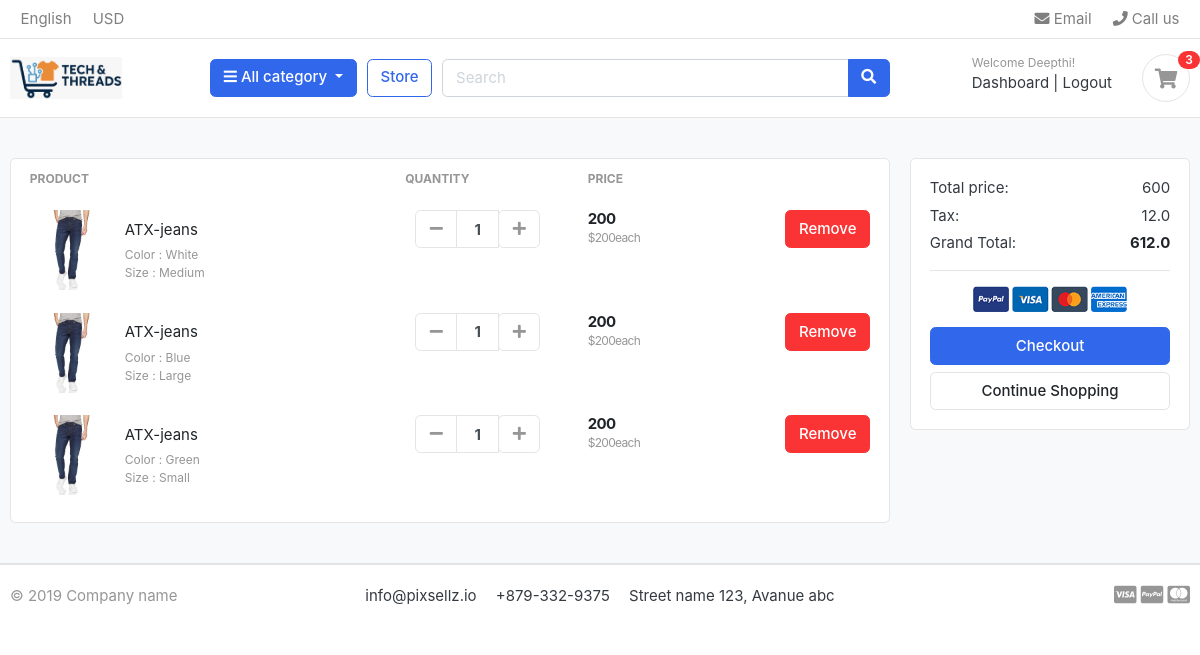
Page /cart/ (signed in) on the earlier database version.
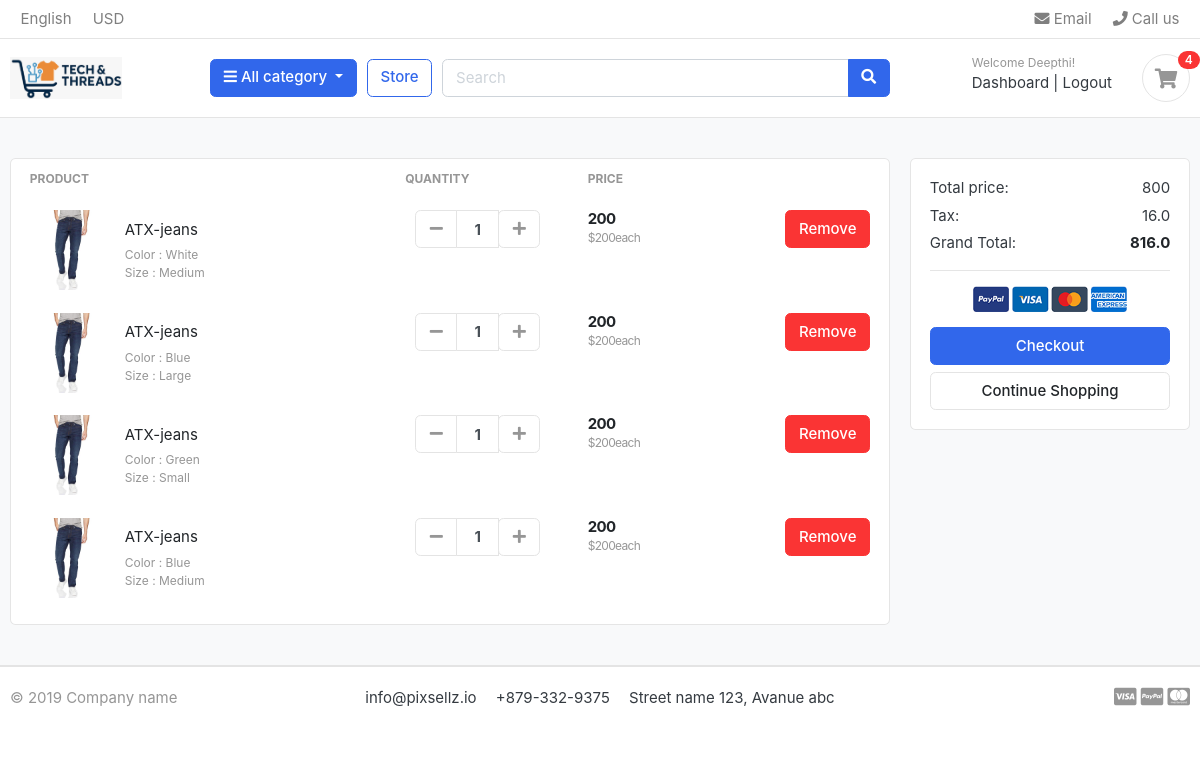
Same page on the later database version.
### carts/models.py (models this page shows, shortened)
class CartItem(models.Model):
    user       = models.ForeignKey(Account, on_delete=models.CASCADE, null=True)
    product    = models.ForeignKey(Product, on_delete=models.CASCADE)
    variations = models.ManyToManyField(Variation, blank=True)
    cart       = models.ForeignKey(Cart, on_delete=models.CASCADE, null=True)
    quantity   = models.IntegerField()
    is_active  = models.BooleanField(default=True)
    def sub_total(self):
        return self.product.price * self.quantity

### store/models.py (models this page shows, shortened)
class Product(models.Model):
    product_name        = models.CharField(max_length=200, unique=True)
    slug                = models.SlugField(max_length=200, unique=True)
    description         = models.TextField(max_length=500, blank=True)
    price               = models.IntegerField()
    images              = models.ImageField(upload_to='photos/products')
    stock               = models.IntegerField()
    is_available        = models.BooleanField(default=True)
    category            = models.ForeignKey(Category, on_delete=models.CASCADE)
    created_date        = models.DateTimeField(auto_now_add=True)
    modified_date       = models.DateTimeField(auto_now=True)
    def get_url(self):
        return reverse('product_detail',args=[self.category.slug, self.slug])

class Variation(models.Model):
    product = models.ForeignKey(Product, on_delete=models.CASCADE)
    variation_category= models.CharField(max_length=100, choices=variation_category_choice)
    variation_value   = models.CharField(max_length=100)
    is_active         = models.BooleanField(default=True)
    created_date      = models.DateTimeField(auto_now=True)
    objects= VariationManager()

### carts/views.py (the view)
# urls.py: path('', views.cart, name='cart'),
def cart(request, total=0, quantity=0, cart_items= None ):
    try:
        tax = 0
        grand_total = 0
        if request.user.is_authenticated:
            cart_items = CartItem.objects.filter(user=request.user, is_active= True)
        else:
            cart = Cart.objects.get(cart_id= _cart_id(request))
            cart_items = CartItem.objects.filter(cart=cart, is_active= True)
        for cart_item in cart_items:
            total += (cart_item.product.price * cart_item.quantity)
            quantity += cart_item.quantity
        tax = (2 * total)/100
        grand_total = total + tax
    except ObjectDoesNotExist:
        pass   #just ignore
    context={
        'total' : total,
        'quantity' : quantity,
        'cart_items' : cart_items,
        'tax'         : tax ,
        'grand_total'  : grand_total,
        }
    return render(request, 'store/cart.html',context)

### carts/context_processors.py (called while the page is built)
def counter(request):
    cart_count = 0
    if 'admin' in request.path:
        return{}
    else:
        try:
            cart = Cart.objects.filter(cart_id=_cart_id(request))
            if request.user.is_authenticated:
               cart_items = CartItem.objects.all().filter(user=request.user)
            else:
               cart_items = CartItem.objects.all().filter(cart=cart[:1])
            for cart_item in cart_items:
                cart_count += cart_item.quantity
        except Cart.DoesNotExist:
            cart_count = 0
    return dict(cart_count=cart_count)

### carts/views.py (called while the page is built)
def _cart_id(request):
    cart= request.session.session_key
    if not cart:
        cart= request.session.create()
    return cart

### category/context_processors.py (called while the page is built)
def menu_links(request):
    links= Category.objects.all()
    return dict(links=links)

### category/models.py (called while the page is built)
    def get_url(self):
            return reverse('products_by_category', args=[self.slug])

### templates/store/cart.html (shortened to what this page needs)
{% extends 'base.html' %}
{% load static %}
{% block content %}
<section class="section-content padding-y bg">
<div class="container">
{% if not cart_items %}
<h2 class="text-center"> Your Shopping Cart is Empty </h2>
<br>
<div class= "text-center">
    <a href="{% url 'store' %}" class="btn btn-primary"> Continue Shopping </a>
</div>
{% else %}
<div class="row">
	<aside class="col-lg-9">
<div class="card">
<table class="table table-borderless table-shopping-cart">
<thead class="text-muted">
<tr class="small text-uppercase">
  <th scope="col">Product</th>
  <th scope="col" width="120">Quantity</th>
  <th scope="col" width="120">Price</th>
  <th scope="col" class="text-right" width="200"> </th>
</tr>
</thead>
<tbody>
{% for cart_item in cart_items %}
<tr>
	<td>
		<figure class="itemside align-items-center">
			<div class="aside"><img src="{{ cart_item.product.images.url }}" class="img-sm"></div>
			<figcaption class="info">
				<a href="{{ cart_item.product.get_url }}" class="title text-dark">{{ cart_item.product.product_name }}</a>
				<p class="text-muted small">
					{% if cart_item.variations.all %}
                      {% for item in cart_item.variations.all %}
                         {{ item.variation_category | capfirst }} : {{ item.variation_value | capfirst }}<br>
					  {% endfor %}
					{% endif %}
				</p>
			</figcaption>
		</figure>
	</td>
	<td>
					<div class="col">
						<div class="input-group input-spinner">
							<div class="input-group-prepend">
							<a href ="{% url 'remove_cart' cart_item.product.id cart_item.id%}" class="btn btn-light" type="button" id="button-plus"> <i class="fa fa-minus"></i> </a>
							</div>
							<input type="text" class="form-control"  value="{{ cart_item.quantity }}">
							<div class="input-group-append">
								<form action= "{% url 'add_cart' cart_item.product.id %}" method="POST">
								  <button class="btn btn-light" type="submit" id="button-minus"> <i class="fa fa-plus"></i> </button>
								</form>
							</div>
						</div>
					</div>
	   </td>
	   <td>
		   <div class="price-wrap">
			   <var class="price">{{ cart_item.sub_total }}</var>
			   <small class="text-muted"> ${{ cart_item.product.price }}each</small>
		   </div>
	   </td>
	   <td class="text-right">
	   <a href ="{% url 'remove_cart_item' cart_item.product.id cart_item.id  %}" onclick="return confirm('Are you sure you want to delete this item?')" class="btn btn-danger"> Remove</a>
	   </td>
   </tr>
   {% endfor %}
   </tbody>
   </table>
   </div>
	   </aside>
	   <aside class="col-lg-3">
		   <div class="card">
		   <div class="card-body">
			   <dl class="dlist-align">
			     <dt>Total price:</dt>
			     <dd class="text-right">{{ total }}</dd>
			   </dl>
			   <dl class="dlist-align">
			     <dt>Tax:</dt>
			     <dd class="text-right">{{ tax }}</dd>
			   </dl>
			   <dl class="dlist-align">
			     <dt>Grand Total:</dt>
			     <dd class="text-right text-dark b"><strong>{{ grand_total }}</strong></dd>
			   </dl>
			   <hr>
			   <p class="text-center mb-3">
				<img src="{% static './images/misc/payments.png' %}" height="26">
			   </p>
			   <a href="{% url 'checkout' %}" class="btn btn-primary btn-block"> Checkout </a>
			   <a href="{% url 'store' %}" class="btn btn-light btn-block">Continue Shopping</a>
		   </div>
		   </div>
   </aside>
   </div>
   {% endif %}
   </div>
   </section>
   {% endblock %}

### templates/includes/navbar.html (shortened to what this page needs)
 {% load static  %}
 <header class="section-header">
<nav class="navbar p-md-0 navbar-expand-sm navbar-light border-bottom">
<div class="container">
  <div class="collapse navbar-collapse" id="navbarTop4">
    <ul class="navbar-nav mr-auto">
    	<li class="nav-item dropdown">
		 	<a href="#" class="nav-link">   English </a>
		</li>
		<li class="nav-item dropdown">
			<a href="#" class="nav-link"> USD </a>
		</li>
    </ul>
    <ul class="navbar-nav">
		<li><a href="#" class="nav-link"> <i class="fa fa-envelope"></i> Email </a></li>
		<li><a href="#" class="nav-link"> <i class="fa fa-phone"></i> Call us </a></li>
	</ul>
  </div>
</div>
</nav>
<section class="header-main border-bottom">
	<div class="container">
<div class="row align-items-center">
	<div class="col-lg-2 col-md-3 col-6">
		<a href="{% url 'home' %}" class="brand-wrap">
          <img class="logo" src="{% static 'images/logo1.jpeg' %}" alt="Logo" height="50">
        </a>
	</div>
	<div class="col-lg col-sm col-md col-6 flex-grow-0">
		<div class="category-wrap dropdown d-inline-block float-right">
			<button type="button" class="btn btn-primary dropdown-toggle" data-toggle="dropdown">
				<i class="fa fa-bars"></i> All category
			</button>
		</div>
	</div>
	<a href="{% url 'store' %}" class="btn btn-outline-primary">Store</a>
	<div class="col-lg  col-md-6 col-sm-12 col">
		<form action="{% url 'search' %}" class="search" method='GET'>
			<div class="input-group w-100">
			    <input type="text" class="form-control" style="width:60%;" placeholder="Search" name="keyword">
			    <div class="input-group-append">
			      <button class="btn btn-primary" type="submit">
			        <i class="fa fa-search"></i>
			      </button>
			    </div>
		    </div>
		</form>
	</div>
	<div class="col-lg-3 col-sm-6 col-8 order-2 order-lg-3">
				<div class="d-flex justify-content-end mb-3 mb-lg-0">
					{% if user.id is  None %}
					<div class="widget-header">
						<small class="title text-muted">Welcome guest!</small>
						<div>
							<a href="{% url 'login' %}">Sign in</a> <span class="dark-transp"> | </span>
							<a href="{% url 'register' %}"> Register</a>
						</div>
					</div>
					{% else %}
					<div class="widget-header">
						<small class="title text-muted">Welcome {{user.first_name}}!</small>
						<div>
							<a href="{% url 'dashboard' %}">Dashboard</a> <span class="dark-transp"> | </span>
							<a href="{% url 'logout' %}"> Logout </a>
						</div>
					</div>
					{% endif %}
					<a href="{% url 'cart' %}" class="widget-header pl-3 ml-3">
						<div class="icon icon-sm rounded-circle border"><i class="fa fa-shopping-cart"></i></div>
						<span class="badge badge-pill badge-danger notify">{{ cart_count }}</span>
					</a>
				</div>
			</div>
</div>
	</div>
</section>
</header>

Differences in the rows shown:
added CartItem: product.images (picture), product.product_name "ATX-jeans", quantity "1", sub_total "200", product.price "200", Variation (variation_category "Color", variation_value "Blue"), Variation (variation_category "Size", variation_value "Medium")
Other differences:
{{ cart_count }}: "3" → "4"
{{ total }}: "600" → "800"
{{ tax }}: "12.0" → "16.0"
{{ grand_total }}: "612.0" → "816.0"
